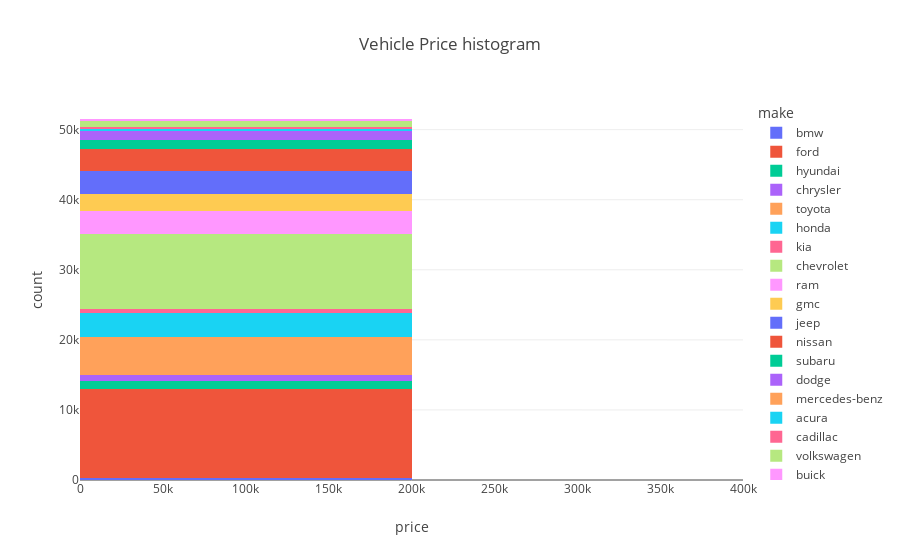

The cell this chart's notebook holds for it:
### Code cell
## Data Visualization
#This histograms shows the count of vehicles available in a given price range for each of vehicle make

#st.write("Histogram of Vehicle count available  price range for each vehicle make")
hist = plt.histogram(df, x='price',color='make', nbins=2 , color_discrete_sequence=plt.colors.qualitative.Plotly,
                 title='Vehicle Price histogram')
hist.show()

## Conclusions :
##Make Ford with price range 0 - 190k are around 12600 
##Make chevrolet price range 0 - 190k are around 10600


# Display the plot in Streamlit
#st.plotly_chart(hist)

### Figure 1 — Plotly figure (JSON) as saved in the notebook; plotly's stock layout.template omitted (floating-point values rounded to 4 significant figures; data arrays with more than 128 entries replaced by an {"elided": "..."} marker saying what was removed)
{"data": [{"bingroup": "x", "hovertemplate": "make=bmw<br>price=%{x}<br>count=%{y}<extra></extra>", "legendgroup": "bmw", "marker": {"color": "#636EFA", "pattern": {"shape": ""}}, "name": "bmw", "nbinsx": 2, "orientation": "v", "showlegend": true, "type": "histogram", "x": {"elided": "267 int values"}, "xaxis": "x", "yaxis": "y"}, {"bingroup": "x", "hovertemplate": "make=ford<br>price=%{x}<br>count=%{y}<extra></extra>", "legendgroup": "ford", "marker": {"color": "#EF553B", "pattern": {"shape": ""}}, "name": "ford", "nbinsx": 2, "orientation": "v", "showlegend": true, "type": "histogram", "x": {"elided": "12672 int values"}, "xaxis": "x", "yaxis": "y"}, {"bingroup": "x", "hovertemplate": "make=hyundai<br>price=%{x}<br>count=%{y}<extra></extra>", "legendgroup": "hyundai", "marker": {"color": "#00CC96", "pattern": {"shape": ""}}, "name": "hyundai", "nbinsx": 2, "orientation": "v", "showlegend": true, "type": "histogram", "x": {"elided": "1173 int values"}, "xaxis": "x", "yaxis": "y"}, {"bingroup": "x", "hovertemplate": "make=chrysler<br>price=%{x}<br>count=%{y}<extra></extra>", "legendgroup": "chrysler", "marker": {"color": "#AB63FA", "pattern": {"shape": ""}}, "name": "chrysler", "nbinsx": 2, "orientation": "v", "showlegend": true, "type": "histogram", "x": {"elided": "838 int values"}, "xaxis": "x", "yaxis": "y"}, {"bingroup": "x", "hovertemplate": "make=toyota<br>price=%{x}<br>count=%{y}<extra></extra>", "legendgroup": "toyota", "marker": {"color": "#FFA15A", "pattern": {"shape": ""}}, "name": "toyota", "nbinsx": 2, "orientation": "v", "showlegend": true, "type": "histogram", "x": {"elided": "5445 int values"}, "xaxis": "x", "yaxis": "y"}, {"bingroup": "x", "hovertemplate": "make=honda<br>price=%{x}<br>count=%{y}<extra></extra>", "legendgroup": "honda", "marker": {"color": "#19D3F3", "pattern": {"shape": ""}}, "name": "honda", "nbinsx": 2, "orientation": "v", "showlegend": true, "type": "histogram", "x": {"elided": "3485 int values"}, "xaxis": "x", "yaxis": "y"}, {"bingroup": "x", "hovertemplate": "make=kia<br>price=%{x}<br>count=%{y}<extra></extra>", "legendgroup": "kia", "marker": {"color": "#FF6692", "pattern": {"shape": ""}}, "name": "kia", "nbinsx": 2, "orientation": "v", "showlegend": true, "type": "histogram", "x": {"elided": "585 int values"}, "xaxis": "x", "yaxis": "y"}, {"bingroup": "x", "hovertemplate": "make=chevrolet<br>price=%{x}<br>count=%{y}<extra></extra>", "legendgroup": "chevrolet", "marker": {"color": "#B6E880", "pattern": {"shape": ""}}, "name": "chevrolet", "nbinsx": 2, "orientation": "v", "showlegend": true, "type": "histogram", "x": {"elided": "10611 int values"}, "xaxis": "x", "yaxis": "y"}, {"bingroup": "x", "hovertemplate": "make=ram<br>price=%{x}<br>count=%{y}<extra></extra>", "legendgroup": "ram", "marker": {"color": "#FF97FF", "pattern": {"shape": ""}}, "name": "ram", "nbinsx": 2, "orientation": "v", "showlegend": true, "type": "histogram", "x": {"elided": "3316 int values"}, "xaxis": "x", "yaxis": "y"}, {"bingroup": "x", "hovertemplate": "make=gmc<br>price=%{x}<br>count=%{y}<extra></extra>", "legendgroup": "gmc", "marker": {"color": "#FECB52", "pattern": {"shape": ""}}, "name": "gmc", "nbinsx": 2, "orientation": "v", "showlegend": true, "type": "histogram", "x": {"elided": "2378 int values"}, "xaxis": "x", "yaxis": "y"}, {"bingroup": "x", "hovertemplate": "make=jeep<br>price=%{x}<br>count=%{y}<extra></extra>", "legendgroup": "jeep", "marker": {"color": "#636EFA", "pattern": {"shape": ""}}, "name": "jeep", "nbinsx": 2, "orientation": "v", "showlegend": true, "type": "histogram", "x": {"elided": "3281 int values"}, "xaxis": "x", "yaxis": "y"}, {"bingroup": "x", "hovertemplate": "make=nissan<br>price=%{x}<br>count=%{y}<extra></extra>", "legendgroup": "nissan", "marker": {"color": "#EF553B", "pattern": {"shape": ""}}, "name": "nissan", "nbinsx": 2, "orientation": "v", "showlegend": true, "type": "histogram", "x": {"elided": "3208 int values"}, "xaxis": "x", "yaxis": "y"}, {"bingroup": "x", "hovertemplate": "make=subaru<br>price=%{x}<br>count=%{y}<extra></extra>", "legendgroup": "subaru", "marker": {"color": "#00CC96", "pattern": {"shape": ""}}, "name": "subaru", "nbinsx": 2, "orientation": "v", "showlegend": true, "type": "histogram", "x": {"elided": "1272 int values"}, "xaxis": "x", "yaxis": "y"}, {"bingroup": "x", "hovertemplate": "make=dodge<br>price=%{x}<br>count=%{y}<extra></extra>", "legendgroup": "dodge", "marker": {"color": "#AB63FA", "pattern": {"shape": ""}}, "name": "dodge", "nbinsx": 2, "orientation": "v", "showlegend": true, "type": "histogram", "x": {"elided": "1255 int values"}, "xaxis": "x", "yaxis": "y"}, {"bingroup": "x", "hovertemplate": "make=mercedes-benz<br>price=%{x}<br>count=%{y}<extra></extra>", "legendgroup": "mercedes-benz", "marker": {"color": "#FFA15A", "pattern": {"shape": ""}}, "name": "mercedes-benz", "nbinsx": 2, "orientation": "v", "showlegend": true, "type": "histogram", "x": [34900, 34900, 34900, 34900, 34900, 34900, 34900, 34900, 34900, 34900, 34900, 34900, 34900, 34900, 34900, 34900, 34900, 34900, 34900, 34900, 34900, 34900, 34900, 34900, 34900, 34900, 34900, 34900, 34900, 34900, 34900, 34900, 34900, 34900, 34900, 34900, 34900, 34900, 34900, 34900, 34900], "xaxis": "x", "yaxis": "y"}, {"bingroup": "x", "hovertemplate": "make=acura<br>price=%{x}<br>count=%{y}<extra></extra>", "legendgroup": "acura", "marker": {"color": "#19D3F3", "pattern": {"shape": ""}}, "name": "acura", "nbinsx": 2, "orientation": "v", "showlegend": true, "type": "histogram", "x": {"elided": "236 int values"}, "xaxis": "x", "yaxis": "y"}, {"bingroup": "x", "hovertemplate": "make=cadillac<br>price=%{x}<br>count=%{y}<extra></extra>", "legendgroup": "cadillac", "marker": {"color": "#FF6692", "pattern": {"shape": ""}}, "name": "cadillac", "nbinsx": 2, "orientation": "v", "showlegend": true, "type": "histogram", "x": {"elided": "322 int values"}, "xaxis": "x", "yaxis": "y"}, {"bingroup": "x", "hovertemplate": "make=volkswagen<br>price=%{x}<br>count=%{y}<extra></extra>", "legendgroup": "volkswagen", "marker": {"color": "#B6E880", "pattern": {"shape": ""}}, "name": "volkswagen", "nbinsx": 2, "orientation": "v", "showlegend": true, "type": "histogram", "x": {"elided": "869 int values"}, "xaxis": "x", "yaxis": "y"}, {"bingroup": "x", "hovertemplate": "make=buick<br>price=%{x}<br>count=%{y}<extra></extra>", "legendgroup": "buick", "marker": {"color": "#FF97FF", "pattern": {"shape": ""}}, "name": "buick", "nbinsx": 2, "orientation": "v", "showlegend": true, "type": "histogram", "x": {"elided": "271 int values"}, "xaxis": "x", "yaxis": "y"}], "layout": {"barmode": "relative", "legend": {"title": {"text": "make"}, "tracegroupgap": 0}, "title": {"text": "Vehicle Price histogram"}, "xaxis": {"anchor": "y", "domain": [0, 1], "title": {"text": "price"}}, "yaxis": {"anchor": "x", "domain": [0, 1], "title": {"text": "count"}}}}
